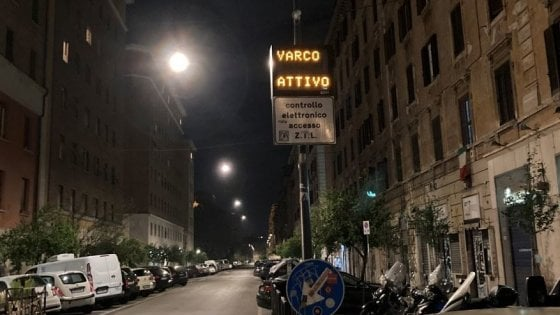
#> input picture progetto_lampioni/data/immagine_lab_ia (1).jpg, 560 x 315 px, found by its file name
$ python fede_filtro2.py
#> lines starting #> are read from the running program, lines starting #| are printed output that depends on the picture; after the words box and inside, x2 and y2 are one past the last pixel; in counts of white or black regions, pixels touching at a corner belong together
#> further down, input_image is the input picture: shape (315, 560, 3); mean B, G, R 45.1, 54, 61.9
import cv2
import numpy as np

def detect_street_lights(image):

    # Riduci il rumore dell'immagine con un filtro Gaussiano
    blurred = cv2.GaussianBlur(image, (5, 5), 0)
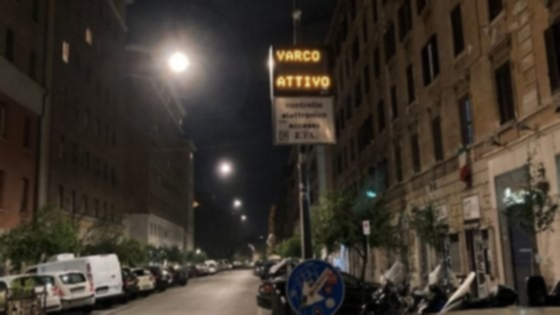
#> blurred: shape (315, 560, 3); mean B, G, R 45.1, 54, 61.9

    # Converti l'immagine in spazio colore HSV
    hsv = cv2.cvtColor(blurred, cv2.COLOR_BGR2HSV)
#> hsv: shape (315, 560, 3); mean H, S, V 29.6, 79.9, 62.7
    cv2.imshow('hsv', hsv)

    img = cv2.cvtColor(hsv, cv2.COLOR_HSV2BGR)
    cv2.imshow('img', img)

    _, threshold = cv2.threshold(img, 200, 255, cv2.THRESH_BINARY)
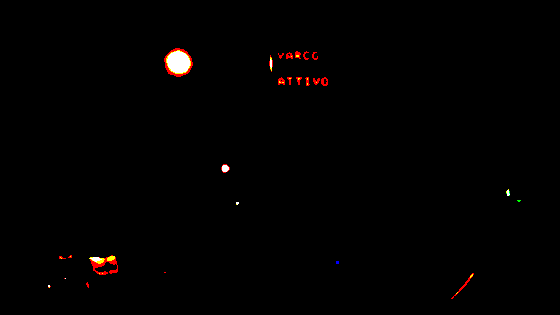
#> threshold: shape (315, 560, 3); mean B, G, R 0.8, 1, 2.2
    cv2.imshow('threshold', threshold)

    kernel = cv2.getStructuringElement(cv2.MORPH_ELLIPSE, (5, 5))
    opening = cv2.morphologyEx(threshold, cv2.MORPH_OPEN, kernel)
    cv2.imshow('close', opening)

    # solo i bianchi
    lower_white = np.array([200, 200, 200])  # Valori minimi per bianco puro in HSV
    upper_white = np.array([255, 255, 255])  # Valori massimi per bianco puro in HSV

    mask = cv2.inRange(opening, lower_white, upper_white)
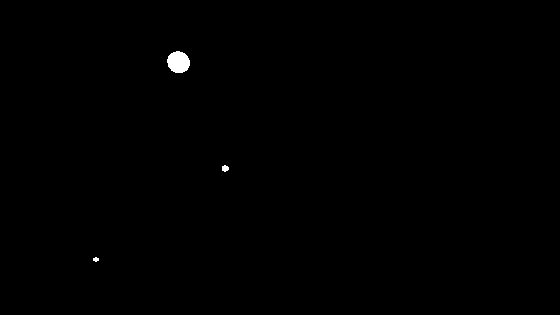
#> mask: shape (315, 560); 0.26% white; 3 white regions, box (x1, y1, x2, y2) and area: (167, 51, 190, 73) 392, (222, 165, 229, 172) 37, (93, 257, 99, 262) 22
    # cv2.imshow('mask', mask)

    res = cv2.bitwise_or(opening, opening, mask=mask)
#> res: shape (315, 560, 3); 0.26% white; 3 white regions
    # cv2.imshow('res', res)

    res = cv2.cvtColor(res, cv2.COLOR_BGR2GRAY)
    cv2.imshow('res grey', res)

    contours, _ = cv2.findContours(res, cv2.RETR_EXTERNAL, cv2.CHAIN_APPROX_SIMPLE)
#> contours = 3 contours, 1 with area under 20; largest, box (x1, y1, x2, y2) and area: (167, 51, 190, 73) 360, (222, 165, 229, 172) 27

    # Filtra i contorni per eliminare riflessioni e altre sorgenti luminose
    filtered_contours = []
    for contour in contours:
        print(contour)
        # Calcola l'area del contorno
        area = cv2.contourArea(contour)

        if area > 0:
        # Calcola il perimetro del contorno
            perimeter = cv2.arcLength(contour, True)

            # Calcola il rapporto tra area e perimetro
            circularity = 4 * np.pi * area / (perimeter * perimeter)

            # Filtra i contorni in base alla circularità
            if circularity > 0.5:
                filtered_contours.append(contour)
#> this loop made 3 passes
#> (area, perimeter, circularity) on passes 2 to 3: (27, 20.49, 0.809), (360, 71.94, 0.874)
#> (printed output is left out)
#> after the loop, filtered_contours has the same summary as contours

    # Disegna i contorni filtrati sull'immagine originale
    return cv2.drawContours(image.copy(), filtered_contours, -1, (0, 255, 0), 2)

# Carica l'immagine di input
input_image = cv2.imread('data\immagine_lab_ia (1).jpg')
# [8 lines of commented-out code are left out]
output_image = detect_street_lights(input_image)

cv2.imshow('Output Image', output_image)
cv2.waitKey(0)
cv2.destroyAllWindows()
